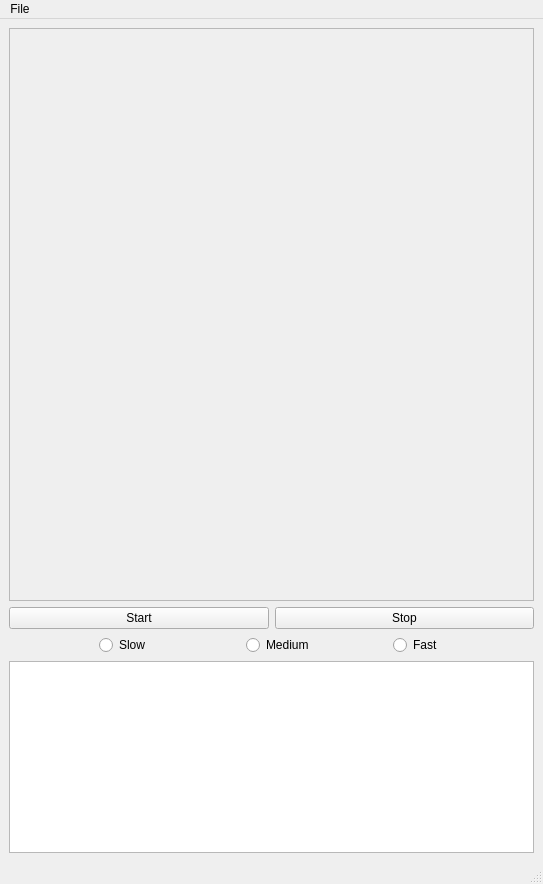
<?xml version="1.0" encoding="UTF-8"?>
<ui version="4.0">
 <class>MainWindow</class>
 <widget class="QMainWindow" name="MainWindow">
  <property name="geometry">
   <rect>
    <x>0</x>
    <y>0</y>
    <width>543</width>
    <height>884</height>
   </rect>
  </property>
  <property name="windowTitle">
   <string>LIDAR DISPLAY</string>
  </property>
  <widget class="QWidget" name="centralwidget">
   <layout class="QVBoxLayout" name="verticalLayout">
    <item>
     <widget class="QFrame" name="frame">
      <property name="sizePolicy">
       <sizepolicy hsizetype="Expanding" vsizetype="Expanding">
        <horstretch>0</horstretch>
        <verstretch>0</verstretch>
       </sizepolicy>
      </property>
      <property name="frameShape">
       <enum>QFrame::StyledPanel</enum>
      </property>
      <property name="frameShadow">
       <enum>QFrame::Raised</enum>
      </property>
     </widget>
    </item>
    <item>
     <layout class="QHBoxLayout" name="horizontalLayout">
      <item>
       <widget class="QPushButton" name="startButton">
        <property name="sizePolicy">
         <sizepolicy hsizetype="Preferred" vsizetype="Preferred">
          <horstretch>0</horstretch>
          <verstretch>0</verstretch>
         </sizepolicy>
        </property>
        <property name="text">
         <string>Start</string>
        </property>
       </widget>
      </item>
      <item>
       <widget class="QPushButton" name="stopButton">
        <property name="sizePolicy">
         <sizepolicy hsizetype="Preferred" vsizetype="Preferred">
          <horstretch>0</horstretch>
          <verstretch>0</verstretch>
         </sizepolicy>
        </property>
        <property name="text">
         <string>Stop</string>
        </property>
       </widget>
      </item>
     </layout>
    </item>
    <item>
     <layout class="QHBoxLayout" name="horizontalLayout_2">
      <property name="leftMargin">
       <number>90</number>
      </property>
      <item>
       <widget class="QRadioButton" name="radioButton_slow">
        <property name="text">
         <string>Slow</string>
        </property>
        <attribute name="buttonGroup">
         <string notr="true">buttonGroup</string>
        </attribute>
       </widget>
      </item>
      <item>
       <widget class="QRadioButton" name="radioButton_medium">
        <property name="text">
         <string>Medium</string>
        </property>
        <attribute name="buttonGroup">
         <string notr="true">buttonGroup</string>
        </attribute>
       </widget>
      </item>
      <item>
       <widget class="QRadioButton" name="radioButton_fast">
        <property name="text">
         <string>Fast</string>
        </property>
        <attribute name="buttonGroup">
         <string notr="true">buttonGroup</string>
        </attribute>
       </widget>
      </item>
     </layout>
    </item>
    <item>
     <widget class="QTextBrowser" name="textBrowser">
      <property name="sizePolicy">
       <sizepolicy hsizetype="Preferred" vsizetype="Preferred">
        <horstretch>0</horstretch>
        <verstretch>0</verstretch>
       </sizepolicy>
      </property>
     </widget>
    </item>
   </layout>
  </widget>
  <widget class="QMenuBar" name="menubar">
   <property name="geometry">
    <rect>
     <x>0</x>
     <y>0</y>
     <width>543</width>
     <height>21</height>
    </rect>
   </property>
   <widget class="QMenu" name="menuFile">
    <property name="title">
     <string>File</string>
    </property>
    <addaction name="separator"/>
    <addaction name="actionSave_CSV"/>
    <addaction name="actionSave_STL"/>
    <addaction name="actionClear"/>
   </widget>
   <addaction name="menuFile"/>
  </widget>
  <widget class="QStatusBar" name="statusbar"/>
  <action name="actionSave_CSV">
   <property name="text">
    <string>Save CSV</string>
   </property>
  </action>
  <action name="actionSave_STL">
   <property name="text">
    <string>Save STL</string>
   </property>
  </action>
  <action name="actionClear">
   <property name="text">
    <string>Clear</string>
   </property>
  </action>
 </widget>
 <resources/>
 <connections/>
 <buttongroups>
  <buttongroup name="buttonGroup"/>
 </buttongroups>
</ui>
